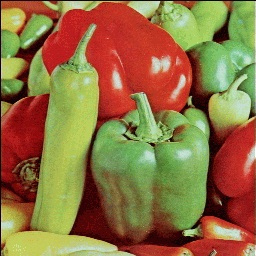
%> input picture Relevent images/original images/peppers.jpg, 256 x 256 px
$ octave NPCR_UACI_total.m   (GNU Octave 9; MATLAB toolbox functions it lacks are replaced by stand-ins)
%> lines starting %> are read from the running program, lines starting %| are printed output that depends on the picture
clc;
clear all;
%3D chaotic map for image encryption
%3.53<l<3.81
%0<b<0.022
%0<a<0.015
%      x(i+1)=l*x(i)*(1-x(i))+b*y(i)*y(i)*x(i)+a*z(i)*z(i)*z(i);
%      y(i+1)=l*y(i)*(1-y(i))+b*z(i)*z(i)*y(i)+a*x(i)*x(i)*x(i);
%      z(i+1)=l*z(i)*(1-z(i))+b*x(i)*x(i)*z(i)+a*y(i)*y(i);
%modify the chaos by this equation furthure
%z(i+1)=l*z(i)*(1-z(i))+b*x(i)*x(i)*z(i)+a*y(i)*y(i)*y(i);
%initial conditions
%%%%%%%%%%%%%%%%%%%%%%%%%%%%%%%%%%%%%%%%%%%%%%%%%%%%%%%%%%%%%%%%%%%
%%%%%%%%%%%%%%%%%%%% 3D CHAOS GENERATION CODE%%%%%%%%%%%%%%%%%%%%%%
%%%%%%%%%%%%%%%%%%%%%%%%%%%%%%%%%%%%%%%%%%%%%%%%%%%%%%%%%%%%%%%%%%%
 x(1)=0.2350;
 y(1)=0.3500;
 z(1)=0.7350;
 a(1)=0.0125;
 b(1)=0.0157;
 l(1)=3.7700;
 image_height=256;
 for i=1:1:70000
     x(i+1)=l*x(i)*(1-x(i))+b*y(i)*y(i)*x(i)+a*z(i)*z(i)*z(i);
     y(i+1)=l*y(i)*(1-y(i))+b*z(i)*z(i)*y(i)+a*x(i)*x(i)*x(i);
     z(i+1)=l*z(i)*(1-z(i))+b*x(i)*x(i)*z(i)+a*y(i)*y(i);
 end
 %%%%%%%%%%%%%%%%%%%%%%%%%%%%%%%%%%%%%%%%%%%%%%%%%%%%%%%%%%%%%%%%%%
 %%%%%%histogram equalization and preparation for use%%%%%%%%%%%%%%
 %%%%%%%%%%%%%%%%%%%%%%%%%%%%%%%%%%%%%%%%%%%%%%%%%%%%%%%%%%%%%%%%%%
 x=ceil(mod((x*100000),image_height));
 y=ceil(mod((y*100000),image_height));
 z=ceil(mod((z*100000),image_height));
%%%%%%%%%%%%%%%%%%%%%%%%%%%%%%%%%%%%%%%%%%%%%%%%%%%%%%%%%%%%%%%%
%%%%%%%%%%%%%%%%%IMAGE INPUT%%%%%%%%%%%%%%%%%%%%%%%%%%%%%%%%%%%%
%%%%%%%%%%%%%%%%%%%%%%%%%%%%%%%%%%%%%%%%%%%%%%%%%%%%%%%%%%%%%%%%
original=imread('peppers.jpg');
%> original is the input picture: size 256x256x3 uint8; mean R, G, B 144.4, 113.2, 65.5
rgb=rgb2gray(original);
[row,col]=size(rgb);
%> row = 256; col = 256

%%%%%%%%%%%%%%%%%%%%%%%%%%%%%%%%%%%%%%%%%%%%%%%%%%%%%%%%%%%%%%%%%%
%%%%%%%%%%%%%%%%%INITIALIZE THE VALUE OF ROTATION%%%%%%%%%%%%%%%%%
%%%%%%%%%%%%%%%%%%%%%%%%%%%%%%%%%%%%%%%%%%%%%%%%%%%%%%%%%%%%%%%%%%
n=500;
p=600;
q=700;
for j=1:1:row
    k(j)=x(j+n);
    l(j)=y(j+p);
end

% [6 lines of commented-out code are left out]

for j=1:1:col*row
    m(j)=z(j+q);
end
%%%%%%%%%%%%%%%%%%%%%%%%%%%%%%%%%%%%%%%%%%%%%%%%%%%%%%%%%%%%%%%%%%%
% IF k is even right shift row else left shift row%%%%%%%%%%%%%%%%%
% If l is even shift up column else down shift column%%%%%%%%%%%%%%
%%%%%%%%%%%%%%%%%%%ROTATION OPERATION%%%%%%%%%%%%%%%%%%%%%%%%%%%%%%

for i=1:1:row
    for j=1:1:col
        if(mod(k(i),2)==0)
            if((j+k(i))<=col)   %shift right of row
               sh_row(i,j+k(i))=rgb(i,j);
               row_shift_even(i,j)=j+k(i);
            else
               sh_row(i,(j+k(i)-col))=rgb(i,j);
               row_shift_even(i,j)=(j+k(i)-col);
            end
        else
            if((j-k(i))>=1)       %shift left of row
                sh_row(i,j-k(i))=rgb(i,j);
                row_shift_odd(i,j)=j-k(i);
            else
                sh_row(i,(col+j-k(i)))=rgb(i,j);
                row_shift_odd(i,j)=col+j-k(i);
            end
        end
    end
end
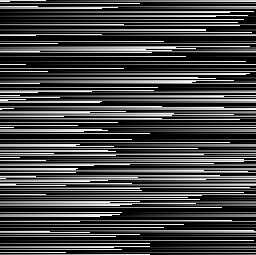
%> row_shift_even: size 255x256 double; min 0, max 256, mean 69.5; drawn with min black and max white
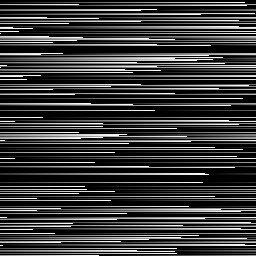
%> row_shift_odd: size 256x256 double; min 0, max 256, mean 59.2; drawn with min black and max white
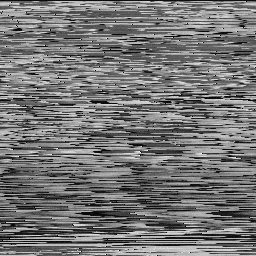
%> sh_row: size 256x256 uint8; min 3, max 253, mean 117.1; mean of the top-left, top-right, bottom-left and bottom-right quarters 124.2, 122.9, 108.8, 112.6


for j=1:1:col
    for i=1:1:row
        if(mod(l(j),2)==0)
           if((i-l(j))>=1)          %shift up of column
                sh_col(i-l(j),j)=sh_row(i,j);
                col_shift_even(i,j)=i-l(j);
            else
                sh_col((row+i-l(j)),j)=sh_row(i,j);
                col_shift_even(i,j)=row+i-l(j);
            end
        else
           if((i+l(j))<=row)           %shift down of column
               sh_col(i+l(j),j)=sh_row(i,j);
               col_shift_odd(i,j)=i+l(j);
               else
               sh_col((i+l(j)-row),j)=sh_row(i,j);
               col_shift_odd(i,j)=(i+l(j)-row);
            end
        end
    end
end
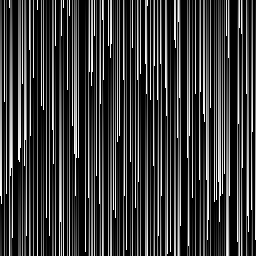
%> col_shift_even: size 256x256 double; min 0, max 256, mean 59.7; drawn with min black and max white
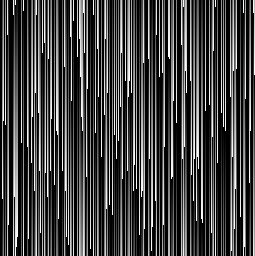
%> col_shift_odd: size 256x255 double; min 0, max 256, mean 69; drawn with min black and max white
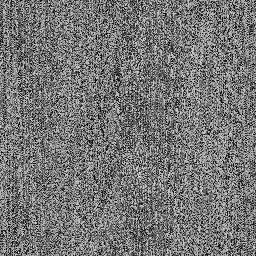
%> sh_col: size 256x256 uint8; min 3, max 253, mean 117.1; mean of the top-left, top-right, bottom-left and bottom-right quarters 115.9, 117.4, 117, 118.2
%%%%%%%%%%%%%%%%%%%%%%%%%%%%%%%%%%%%%%%%%%%%%%%%%%%%%%%%%%%%%%%%%%%%%%%
%%%%%%%%%%%%%%%%%%%%%%%%%%%%XOR IMAGE%%%%%%%%%%%%%%%%%%%%%%%%%%%%%%%%%
%%%%%%%%%%%%%%%%%%%%%%%%%%%%%%%%%%%%%%%%%%%%%%%%%%%%%%%%%%%%%%%%%%%%%%%
total_length=row*col;
%> total_length = 65536
column_image=reshape(sh_col,1,total_length);
for i=1:1:total_length
xorr1(1,i)=bitxor(column_image(i),m(i));
end
y=reshape(xorr1,row,col);
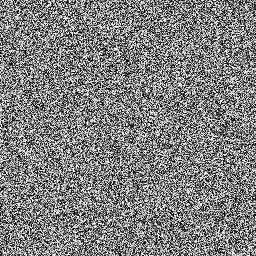
%> y: size 256x256 uint8; min 0, max 255, mean 127.8
imwrite(y, 'encypted_peppers1.jpg', 'Quality', 100);


clc;
clear all;
%3D chaotic map for image encryption
%3.53<l<3.81
%0<b<0.022
%0<a<0.015
%      x(i+1)=l*x(i)*(1-x(i))+b*y(i)*y(i)*x(i)+a*z(i)*z(i)*z(i);
%      y(i+1)=l*y(i)*(1-y(i))+b*z(i)*z(i)*y(i)+a*x(i)*x(i)*x(i);
%      z(i+1)=l*z(i)*(1-z(i))+b*x(i)*x(i)*z(i)+a*y(i)*y(i);
%modify the chaos by this equation furthure
%z(i+1)=l*z(i)*(1-z(i))+b*x(i)*x(i)*z(i)+a*y(i)*y(i)*y(i);
%initial conditions
%%%%%%%%%%%%%%%%%%%%%%%%%%%%%%%%%%%%%%%%%%%%%%%%%%%%%%%%%%%%%%%%%%%
%%%%%%%%%%%%%%%%%%%% 3D CHAOS GENERATION CODE%%%%%%%%%%%%%%%%%%%%%%
%%%%%%%%%%%%%%%%%%%%%%%%%%%%%%%%%%%%%%%%%%%%%%%%%%%%%%%%%%%%%%%%%%%
 x(1)=0.2351;
 y(1)=0.3400;
 z(1)=0.7340;
 a(1)=0.0129;
 b(1)=0.0167;
 l(1)=3.7800;
 image_height=256;
%> (the run ends here)
